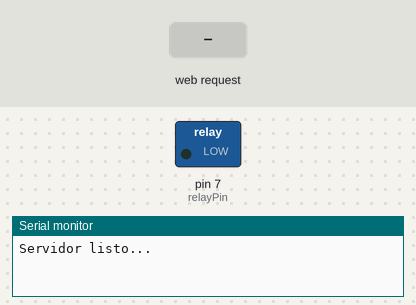
Recording of a sketch running on a simulated Arduino Uno, built for the host (arithmetic inside an expression is 32-bit, double 64-bit). On the bench: switched loads named in the sketch (green lamp = pin HIGH), the last lines printed to the serial monitor. Inputs (shaded band) come from the test bench. WiFi joins after 1.5 s; servers stay silent unless stated.

Above: at 1.2 s.
1.3 s: HTTP request GET /open received
At 1.7 s:
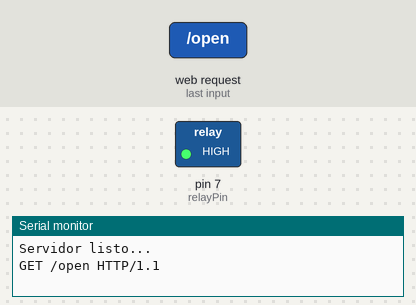
Timing chart, 0 to 5.8 s (numbered marks = the images above; inputs shaded):
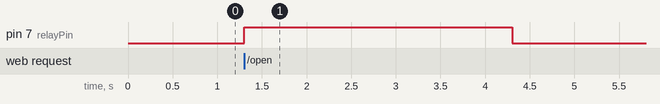

Measured:
- after the input at 1.3 s, pin 7 (relayPin): LOW → HIGH at once, → LOW 3.0 s later

The sketch:

arduino.ino
```cpp
#include <SPI.h>
#include <Ethernet.h>

// Configura los parámetros de la red
byte mac[] = { 0xDE, 0xAD, 0xBE, 0xEF, 0xFE, 0xED }; // Dirección MAC del Shield
IPAddress ip(192, 168, 1, 178); // Dirección IP fija (Cambiar)
EthernetServer server(80); // Servidor en el puerto 80

const int relayPin = 7; // Pin conectado al relay

void setup() {
  pinMode(relayPin, OUTPUT);
  digitalWrite(relayPin, LOW); // El relay empieza apagado

  Ethernet.begin(mac, ip);
  server.begin();

  Serial.begin(9600);
  Serial.println("Servidor listo...");
}

void loop() {
  EthernetClient client = server.available(); // Escucha conexiones entrantes

  if (client) {
    String request = ""; // Para almacenar el mensaje recibido

    while (client.connected()) {
      if (client.available()) {
        char c = client.read();
        request += c;

        // Fin de la petición
        if (c == '\n') {
          Serial.println(request);

          // Activa el relay si recibe la señal esperada
          if (request.indexOf("open") != -1) {
            digitalWrite(relayPin, HIGH); // Activa el relay
            delay(3000); // Mantiene la puerta abierta por 3 segundos
            digitalWrite(relayPin, LOW); // Desactiva el relay
            client.println("HTTP/1.1 200 OK");
            client.println("Content-Type: text/plain");
            client.println("Connection: close");
            client.println();
            client.println("Puerta abierta.");
            break;
          }
        }
      }
    }
    client.stop(); // Finaliza la conexión
  }
}
```
